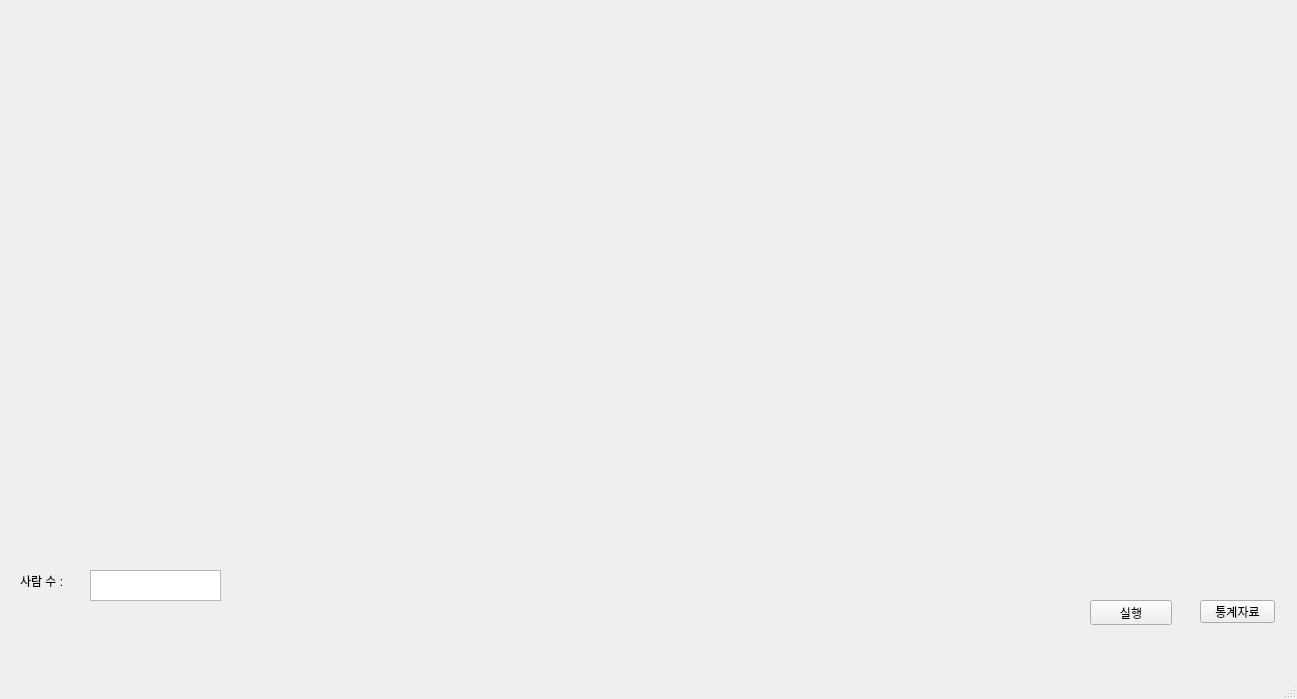
<?xml version="1.0" encoding="UTF-8"?>
<ui version="4.0">
 <class>MainWindow</class>
 <widget class="QMainWindow" name="MainWindow">
  <property name="geometry">
   <rect>
    <x>0</x>
    <y>0</y>
    <width>1297</width>
    <height>699</height>
   </rect>
  </property>
  <property name="windowTitle">
   <string>MainWindow</string>
  </property>
  <widget class="QWidget" name="centralwidget">
   <widget class="QPushButton" name="SecondWindow">
    <property name="geometry">
     <rect>
      <x>1200</x>
      <y>600</y>
      <width>75</width>
      <height>23</height>
     </rect>
    </property>
    <property name="text">
     <string>통계자료</string>
    </property>
   </widget>
   <widget class="QPushButton" name="pb">
    <property name="geometry">
     <rect>
      <x>1090</x>
      <y>600</y>
      <width>82</width>
      <height>25</height>
     </rect>
    </property>
    <property name="text">
     <string>실행</string>
    </property>
   </widget>
   <widget class="QLabel" name="label">
    <property name="geometry">
     <rect>
      <x>9</x>
      <y>2</y>
      <width>1281</width>
      <height>521</height>
     </rect>
    </property>
    <property name="text">
     <string/>
    </property>
   </widget>
   <widget class="QTextBrowser" name="count">
    <property name="geometry">
     <rect>
      <x>90</x>
      <y>570</y>
      <width>131</width>
      <height>31</height>
     </rect>
    </property>
   </widget>
   <widget class="QLabel" name="label_2">
    <property name="geometry">
     <rect>
      <x>20</x>
      <y>570</y>
      <width>71</width>
      <height>21</height>
     </rect>
    </property>
    <property name="text">
     <string>사람 수 : </string>
    </property>
   </widget>
  </widget>
  <widget class="QMenuBar" name="menubar">
   <property name="geometry">
    <rect>
     <x>0</x>
     <y>0</y>
     <width>1297</width>
     <height>26</height>
    </rect>
   </property>
  </widget>
  <widget class="QStatusBar" name="statusbar"/>
 </widget>
 <resources/>
 <connections/>
</ui>
